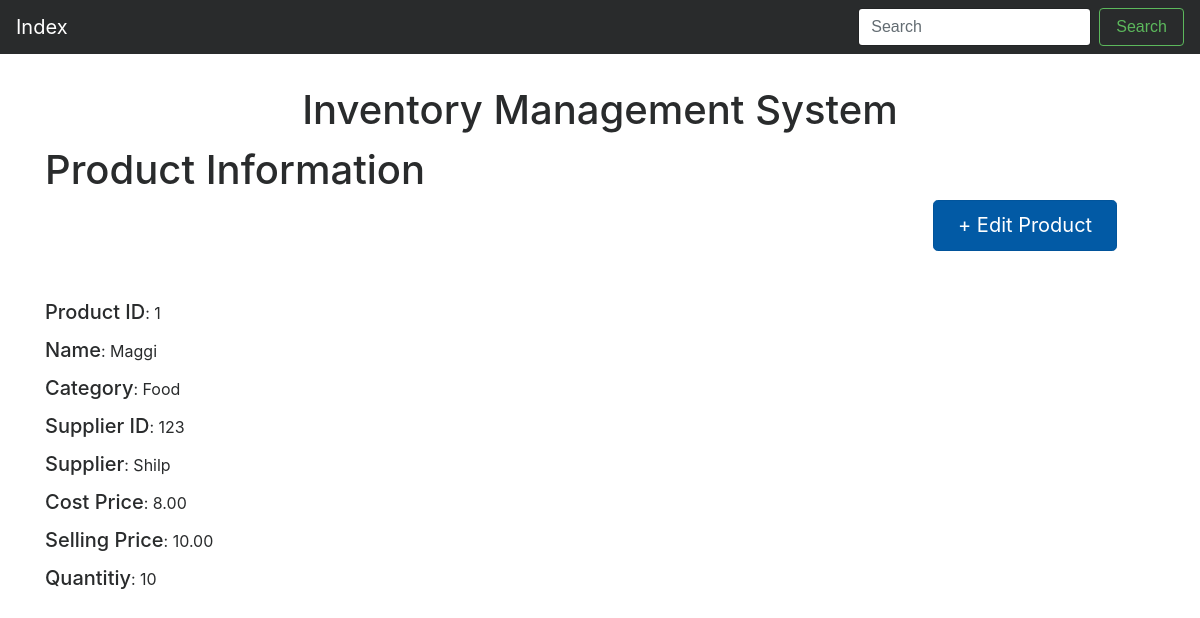
Page /business/1/ on the earlier database version.
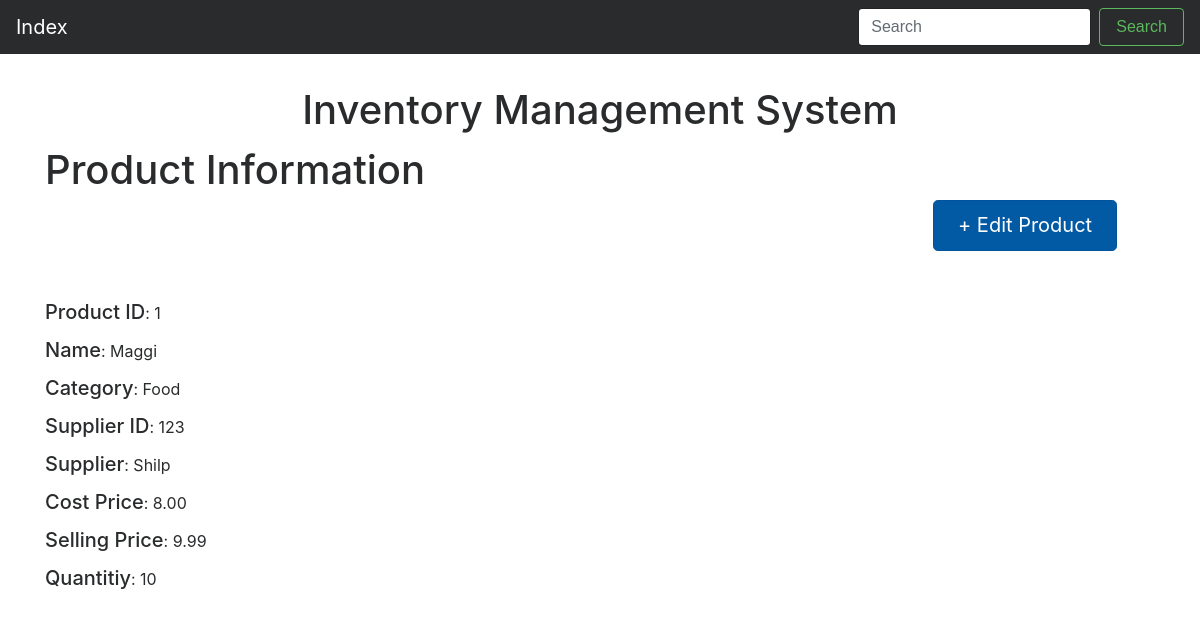
Same page on the later database version.
### business/models.py (models this page shows)
class Stock(models.Model):
    name=models.CharField(max_length=100)
    ptype=models.CharField(max_length=100)
    dealer_name=models.CharField(max_length=200)
    dealer_id=models.PositiveIntegerField()
    quantity=models.PositiveIntegerField()
    cost_price=models.DecimalField(max_digits=13,decimal_places=2)
    selling_price=models.DecimalField(max_digits=13,decimal_places=2)

### business/views.py (the view)
# urls.py: path('<int:pk>/', views.details,name="details"),
def details(request, pk):
    product = get_object_or_404(Stock, pk=pk)
    return render(request, 'business/detail.html', {'product': product})

### business/templates/business/detail.html
{% extends 'business/base.html' %}
{% block content %}
    <h1>Product Information</h1>
        <div class="buttion_place">
            <a href="{% url 'business:edit' product.pk %}" class="btn btn-primary btn-lg active" role="button" aria-pressed="true"> + Edit Product</a>
        </div>
        <label><h5>Product ID</h5></label>:  {{ product.pk }} <br>
       <label><h5>Name</h5></label>:  {{ product.name }} <br>
       <label><h5>Category</h5></label>: {{ product.ptype }}<br>
       <label><h5>Supplier ID</h5></label>: {{ product.dealer_id }}<br>
       <label><h5>Supplier</h5></label>: {{ product.dealer_name }}<br>
       <label><h5>Cost Price</h5></label>: {{ product.cost_price }}<br>
       <label><h5>Selling Price</h5></label>: {{ product.selling_price }}<br>
       <label><h5>Quantitiy</h5></label>: {{ product.quantity }}<br>
{% endblock %}

Differences in the rows shown:
changed Stock "Maggi": selling_price "10.00" → "9.99"
